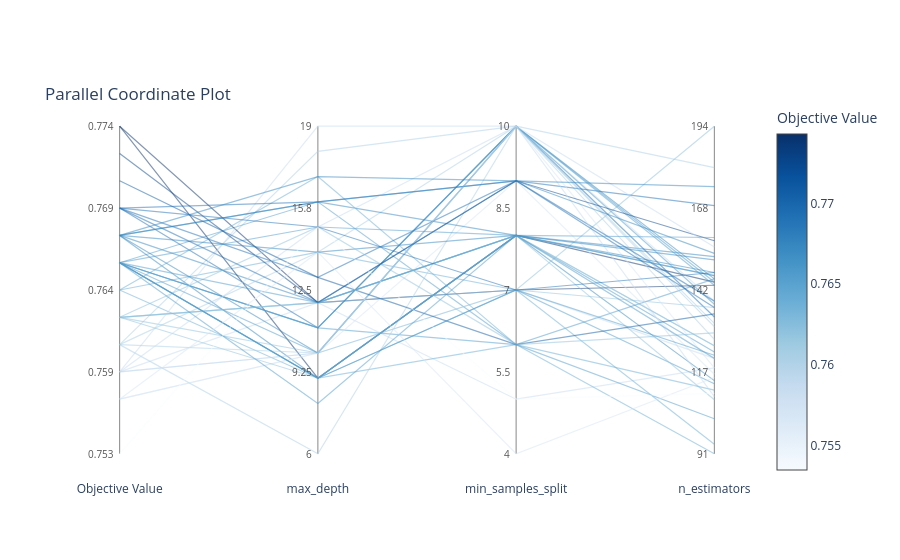

This figure's notebook cell:
### Code cell
fig.update_traces(
    selector=dict(type="parcoords"),
    line=dict(colorscale="Viridis"),
)
fig.show()

### Figure 1 — Plotly figure (JSON) as saved in the notebook; plotly's stock layout.template omitted (floating-point values rounded to 4 significant figures)
{"data": [{"customdata": [["Objective Value", "0.76"], ["max_depth", "18"], ["min_samples_split", "10"], ["n_estimators", "181"]], "hovertemplate": "%{customdata[0]}: %{customdata[1]}<extra></extra>", "line": {"color": "rgb(171.33333333333448, 207.66666666666714, 229.66666666666706)", "dash": "solid", "width": 1.2}, "mode": "lines", "opacity": 0.5, "showlegend": false, "type": "scatter", "x": [0, 1, 2, 3], "y": [0.3333, 0.9231, 1, 0.8738]}, {"customdata": [["Objective Value", "0.767"], ["max_depth", "12"], ["min_samples_split", "8"], ["n_estimators", "153"]], "hovertemplate": "%{customdata[0]}: %{customdata[1]}<extra></extra>", "line": {"color": "rgb(55.00000000000189, 135.00000000000188, 192.3333333333343)", "dash": "solid", "width": 1.2}, "mode": "lines", "opacity": 0.5, "showlegend": false, "type": "scatter", "x": [0, 1, 2, 3], "y": [0.6667, 0.4615, 0.6667, 0.6019]}, {"customdata": [["Objective Value", "0.759"], ["max_depth", "12"], ["min_samples_split", "5"], ["n_estimators", "118"]], "hovertemplate": "%{customdata[0]}: %{customdata[1]}<extra></extra>", "line": {"color": "rgb(197.9999999999983, 218.99999999999926, 238.9999999999994)", "dash": "solid", "width": 1.2}, "mode": "lines", "opacity": 0.5, "showlegend": false, "type": "scatter", "x": [0, 1, 2, 3], "y": [0.25, 0.4615, 0.1667, 0.2621]}, {"customdata": [["Objective Value", "0.766"], ["max_depth", "16"], ["min_samples_split", "6"], ["n_estimators", "146"]], "hovertemplate": "%{customdata[0]}: %{customdata[1]}<extra></extra>", "line": {"color": "rgb(79.66666666666782, 155.3333333333341, 203.33333333333377)", "dash": "solid", "width": 1.2}, "mode": "lines", "opacity": 0.5, "showlegend": false, "type": "scatter", "x": [0, 1, 2, 3], "y": [0.5833, 0.7692, 0.3333, 0.534]}, {"customdata": [["Objective Value", "0.767"], ["max_depth", "9"], ["min_samples_split", "8"], ["n_estimators", "114"]], "hovertemplate": "%{customdata[0]}: %{customdata[1]}<extra></extra>", "line": {"color": "rgb(55.00000000000048, 135.00000000000048, 192.33333333333357)", "dash": "solid", "width": 1.2}, "mode": "lines", "opacity": 0.5, "showlegend": false, "type": "scatter", "x": [0, 1, 2, 3], "y": [0.6667, 0.2308, 0.6667, 0.2233]}, {"customdata": [["Objective Value", "0.764"], ["max_depth", "14"], ["min_samples_split", "7"], ["n_estimators", "94"]], "hovertemplate": "%{customdata[0]}: %{customdata[1]}<extra></extra>", "line": {"color": "rgb(107.00000000000217, 174.0000000000012, 214.00000000000045)", "dash": "solid", "width": 1.2}, "mode": "lines", "opacity": 0.5, "showlegend": false, "type": "scatter", "x": [0, 1, 2, 3], "y": [0.5, 0.6154, 0.5, 0.02913]}, {"customdata": [["Objective Value", "0.759"], ["max_depth", "10"], ["min_samples_split", "7"], ["n_estimators", "121"]], "hovertemplate": "%{customdata[0]}: %{customdata[1]}<extra></extra>", "line": {"color": "rgb(197.9999999999983, 218.99999999999926, 238.9999999999994)", "dash": "solid", "width": 1.2}, "mode": "lines", "opacity": 0.5, "showlegend": false, "type": "scatter", "x": [0, 1, 2, 3], "y": [0.25, 0.3077, 0.5, 0.2913]}, {"customdata": [["Objective Value", "0.774"], ["max_depth", "12"], ["min_samples_split", "7"], ["n_estimators", "144"]], "hovertemplate": "%{customdata[0]}: %{customdata[1]}<extra></extra>", "line": {"color": "rgb(8.0, 48.0, 107.0)", "dash": "solid", "width": 1.2}, "mode": "lines", "opacity": 0.5, "showlegend": false, "type": "scatter", "x": [0, 1, 2, 3], "y": [1, 0.4615, 0.5, 0.5146]}, {"customdata": [["Objective Value", "0.774"], ["max_depth", "9"], ["min_samples_split", "8"], ["n_estimators", "145"]], "hovertemplate": "%{customdata[0]}: %{customdata[1]}<extra></extra>", "line": {"color": "rgb(8.0, 48.000000000002814, 107.00000000000418)", "dash": "solid", "width": 1.2}, "mode": "lines", "opacity": 0.5, "showlegend": false, "type": "scatter", "x": [0, 1, 2, 3], "y": [1.0, 0.2308, 0.6667, 0.5243]}, {"customdata": [["Objective Value", "0.762"], ["max_depth", "12"], ["min_samples_split", "7"], ["n_estimators", "194"]], "hovertemplate": "%{customdata[0]}: %{customdata[1]}<extra></extra>", "line": {"color": "rgb(141.0000000000007, 192.66666666666706, 221.33333333333348)", "dash": "solid", "width": 1.2}, "mode": "lines", "opacity": 0.5, "showlegend": false, "type": "scatter", "x": [0, 1, 2, 3], "y": [0.4167, 0.4615, 0.5, 1]}, {"customdata": [["Objective Value", "0.769"], ["max_depth", "11"], ["min_samples_split", "10"], ["n_estimators", "134"]], "hovertemplate": "%{customdata[0]}: %{customdata[1]}<extra></extra>", "line": {"color": "rgb(33.0, 113.0, 181.0)", "dash": "solid", "width": 1.2}, "mode": "lines", "opacity": 0.5, "showlegend": false, "type": "scatter", "x": [0, 1, 2, 3], "y": [0.75, 0.3846, 1, 0.4175]}, {"customdata": [["Objective Value", "0.764"], ["max_depth", "17"], ["min_samples_split", "6"], ["n_estimators", "91"]], "hovertemplate": "%{customdata[0]}: %{customdata[1]}<extra></extra>", "line": {"color": "rgb(107.00000000000217, 174.0000000000012, 214.00000000000045)", "dash": "solid", "width": 1.2}, "mode": "lines", "opacity": 0.5, "showlegend": false, "type": "scatter", "x": [0, 1, 2, 3], "y": [0.5, 0.8462, 0.3333, 0]}, {"customdata": [["Objective Value", "0.766"], ["max_depth", "11"], ["min_samples_split", "6"], ["n_estimators", "102"]], "hovertemplate": "%{customdata[0]}: %{customdata[1]}<extra></extra>", "line": {"color": "rgb(79.66666666666782, 155.3333333333341, 203.33333333333377)", "dash": "solid", "width": 1.2}, "mode": "lines", "opacity": 0.5, "showlegend": false, "type": "scatter", "x": [0, 1, 2, 3], "y": [0.5833, 0.3846, 0.3333, 0.1068]}, {"customdata": [["Objective Value", "0.762"], ["max_depth", "12"], ["min_samples_split", "8"], ["n_estimators", "125"]], "hovertemplate": "%{customdata[0]}: %{customdata[1]}<extra></extra>", "line": {"color": "rgb(141.0000000000007, 192.66666666666706, 221.33333333333348)", "dash": "solid", "width": 1.2}, "mode": "lines", "opacity": 0.5, "showlegend": false, "type": "scatter", "x": [0, 1, 2, 3], "y": [0.4167, 0.4615, 0.6667, 0.3301]}, {"customdata": [["Objective Value", "0.766"], ["max_depth", "9"], ["min_samples_split", "8"], ["n_estimators", "123"]], "hovertemplate": "%{customdata[0]}: %{customdata[1]}<extra></extra>", "line": {"color": "rgb(79.66666666666782, 155.3333333333341, 203.33333333333377)", "dash": "solid", "width": 1.2}, "mode": "lines", "opacity": 0.5, "showlegend": false, "type": "scatter", "x": [0, 1, 2, 3], "y": [0.5833, 0.2308, 0.6667, 0.3107]}, {"customdata": [["Objective Value", "0.757"], ["max_depth", "10"], ["min_samples_split", "9"], ["n_estimators", "116"]], "hovertemplate": "%{customdata[0]}: %{customdata[1]}<extra></extra>", "line": {"color": "rgb(214.00000000000136, 229.66666666666757, 244.3333333333338)", "dash": "solid", "width": 1.2}, "mode": "lines", "opacity": 0.5, "showlegend": false, "type": "scatter", "x": [0, 1, 2, 3], "y": [0.1667, 0.3077, 0.8333, 0.2427]}, {"customdata": [["Objective Value", "0.767"], ["max_depth", "10"], ["min_samples_split", "10"], ["n_estimators", "146"]], "hovertemplate": "%{customdata[0]}: %{customdata[1]}<extra></extra>", "line": {"color": "rgb(55.00000000000048, 135.00000000000048, 192.33333333333357)", "dash": "solid", "width": 1.2}, "mode": "lines", "opacity": 0.5, "showlegend": false, "type": "scatter", "x": [0, 1, 2, 3], "y": [0.6667, 0.3077, 1, 0.534]}, {"customdata": [["Objective Value", "0.76"], ["max_depth", "14"], ["min_samples_split", "10"], ["n_estimators", "127"]], "hovertemplate": "%{customdata[0]}: %{customdata[1]}<extra></extra>", "line": {"color": "rgb(171.33333333333448, 207.66666666666714, 229.66666666666706)", "dash": "solid", "width": 1.2}, "mode": "lines", "opacity": 0.5, "showlegend": false, "type": "scatter", "x": [0, 1, 2, 3], "y": [0.3333, 0.6154, 1, 0.3495]}, {"customdata": [["Objective Value", "0.766"], ["max_depth", "11"], ["min_samples_split", "10"], ["n_estimators", "145"]], "hovertemplate": "%{customdata[0]}: %{customdata[1]}<extra></extra>", "line": {"color": "rgb(79.66666666666782, 155.3333333333341, 203.33333333333377)", "dash": "solid", "width": 1.2}, "mode": "lines", "opacity": 0.5, "showlegend": false, "type": "scatter", "x": [0, 1, 2, 3], "y": [0.5833, 0.3846, 1, 0.5243]}, {"customdata": [["Objective Value", "0.762"], ["max_depth", "10"], ["min_samples_split", "7"], ["n_estimators", "137"]], "hovertemplate": "%{customdata[0]}: %{customdata[1]}<extra></extra>", "line": {"color": "rgb(141.0000000000007, 192.66666666666706, 221.33333333333348)", "dash": "solid", "width": 1.2}, "mode": "lines", "opacity": 0.5, "showlegend": false, "type": "scatter", "x": [0, 1, 2, 3], "y": [0.4167, 0.3077, 0.5, 0.4466]}, {"customdata": [["Objective Value", "0.764"], ["max_depth", "9"], ["min_samples_split", "6"], ["n_estimators", "111"]], "hovertemplate": "%{customdata[0]}: %{customdata[1]}<extra></extra>", "line": {"color": "rgb(107.00000000000217, 174.0000000000012, 214.00000000000045)", "dash": "solid", "width": 1.2}, "mode": "lines", "opacity": 0.5, "showlegend": false, "type": "scatter", "x": [0, 1, 2, 3], "y": [0.5, 0.2308, 0.3333, 0.1942]}, {"customdata": [["Objective Value", "0.759"], ["max_depth", "19"], ["min_samples_split", "10"], ["n_estimators", "139"]], "hovertemplate": "%{customdata[0]}: %{customdata[1]}<extra></extra>", "line": {"color": "rgb(197.9999999999983, 218.99999999999926, 238.9999999999994)", "dash": "solid", "width": 1.2}, "mode": "lines", "opacity": 0.5, "showlegend": false, "type": "scatter", "x": [0, 1, 2, 3], "y": [0.25, 1, 1, 0.466]}, {"customdata": [["Objective Value", "0.76"], ["max_depth", "6"], ["min_samples_split", "10"], ["n_estimators", "131"]], "hovertemplate": "%{customdata[0]}: %{customdata[1]}<extra></extra>", "line": {"color": "rgb(171.33333333333448, 207.66666666666714, 229.66666666666706)", "dash": "solid", "width": 1.2}, "mode": "lines", "opacity": 0.5, "showlegend": false, "type": "scatter", "x": [0, 1, 2, 3], "y": [0.3333, 0, 1, 0.3883]}, {"customdata": [["Objective Value", "0.766"], ["max_depth", "11"], ["min_samples_split", "10"], ["n_estimators", "138"]], "hovertemplate": "%{customdata[0]}: %{customdata[1]}<extra></extra>", "line": {"color": "rgb(79.66666666666782, 155.3333333333341, 203.33333333333377)", "dash": "solid", "width": 1.2}, "mode": "lines", "opacity": 0.5, "showlegend": false, "type": "scatter", "x": [0, 1, 2, 3], "y": [0.5833, 0.3846, 1, 0.4563]}, {"customdata": [["Objective Value", "0.769"], ["max_depth", "16"], ["min_samples_split", "9"], ["n_estimators", "169"]], "hovertemplate": "%{customdata[0]}: %{customdata[1]}<extra></extra>", "line": {"color": "rgb(33.00000000000141, 113.0000000000014, 181.00000000000074)", "dash": "solid", "width": 1.2}, "mode": "lines", "opacity": 0.5, "showlegend": false, "type": "scatter", "x": [0, 1, 2, 3], "y": [0.75, 0.7692, 0.8333, 0.7573]}, {"customdata": [["Objective Value", "0.757"], ["max_depth", "10"], ["min_samples_split", "10"], ["n_estimators", "118"]], "hovertemplate": "%{customdata[0]}: %{customdata[1]}<extra></extra>", "line": {"color": "rgb(214.00000000000136, 229.66666666666757, 244.3333333333338)", "dash": "solid", "width": 1.2}, "mode": "lines", "opacity": 0.5, "showlegend": false, "type": "scatter", "x": [0, 1, 2, 3], "y": [0.1667, 0.3077, 1, 0.2621]}, {"customdata": [["Objective Value", "0.766"], ["max_depth", "9"], ["min_samples_split", "7"], ["n_estimators", "113"]], "hovertemplate": "%{customdata[0]}: %{customdata[1]}<extra></extra>", "line": {"color": "rgb(79.66666666666782, 155.3333333333341, 203.33333333333377)", "dash": "solid", "width": 1.2}, "mode": "lines", "opacity": 0.5, "showlegend": false, "type": "scatter", "x": [0, 1, 2, 3], "y": [0.5833, 0.2308, 0.5, 0.2136]}, {"customdata": [["Objective Value", "0.762"], ["max_depth", "9"], ["min_samples_split", "8"], ["n_estimators", "108"]], "hovertemplate": "%{customdata[0]}: %{customdata[1]}<extra></extra>", "line": {"color": "rgb(141.0000000000007, 192.66666666666706, 221.33333333333348)", "dash": "solid", "width": 1.2}, "mode": "lines", "opacity": 0.5, "showlegend": false, "type": "scatter", "x": [0, 1, 2, 3], "y": [0.4167, 0.2308, 0.6667, 0.165]}, {"customdata": [["Objective Value", "0.76"], ["max_depth", "10"], ["min_samples_split", "10"], ["n_estimators", "132"]], "hovertemplate": "%{customdata[0]}: %{customdata[1]}<extra></extra>", "line": {"color": "rgb(171.33333333333448, 207.66666666666714, 229.66666666666706)", "dash": "solid", "width": 1.2}, "mode": "lines", "opacity": 0.5, "showlegend": false, "type": "scatter", "x": [0, 1, 2, 3], "y": [0.3333, 0.3077, 1, 0.3981]}, {"customdata": [["Objective Value", "0.767"], ["max_depth", "16"], ["min_samples_split", "8"], ["n_estimators", "148"]], "hovertemplate": "%{customdata[0]}: %{customdata[1]}<extra></extra>", "line": {"color": "rgb(55.00000000000048, 135.00000000000048, 192.33333333333357)", "dash": "solid", "width": 1.2}, "mode": "lines", "opacity": 0.5, "showlegend": false, "type": "scatter", "x": [0, 1, 2, 3], "y": [0.6667, 0.7692, 0.6667, 0.5534]}, {"customdata": [["Objective Value", "0.769"], ["max_depth", "13"], ["min_samples_split", "9"], ["n_estimators", "139"]], "hovertemplate": "%{customdata[0]}: %{customdata[1]}<extra></extra>", "line": {"color": "rgb(33.0, 113.0, 181.0)", "dash": "solid", "width": 1.2}, "mode": "lines", "opacity": 0.5, "showlegend": false, "type": "scatter", "x": [0, 1, 2, 3], "y": [0.75, 0.5385, 0.8333, 0.466]}, {"customdata": [["Objective Value", "0.766"], ["max_depth", "10"], ["min_samples_split", "10"], ["n_estimators", "144"]], "hovertemplate": "%{customdata[0]}: %{customdata[1]}<extra></extra>", "line": {"color": "rgb(79.66666666666782, 155.3333333333341, 203.33333333333377)", "dash": "solid", "width": 1.2}, "mode": "lines", "opacity": 0.5, "showlegend": false, "type": "scatter", "x": [0, 1, 2, 3], "y": [0.5833, 0.3077, 1, 0.5146]}, {"customdata": [["Objective Value", "0.773"], ["max_depth", "12"], ["min_samples_split", "9"], ["n_estimators", "158"]], "hovertemplate": "%{customdata[0]}: %{customdata[1]}<extra></extra>", "line": {"color": "rgb(8.0, 70.00000000000048, 139.66666666666737)", "dash": "solid", "width": 1.2}, "mode": "lines", "opacity": 0.5, "showlegend": false, "type": "scatter", "x": [0, 1, 2, 3], "y": [0.9167, 0.4615, 0.8333, 0.6505]}, {"customdata": [["Objective Value", "0.759"], ["max_depth", "10"], ["min_samples_split", "10"], ["n_estimators", "109"]], "hovertemplate": "%{customdata[0]}: %{customdata[1]}<extra></extra>", "line": {"color": "rgb(198.00000000000102, 219.00000000000068, 239.00000000000034)", "dash": "solid", "width": 1.2}, "mode": "lines", "opacity": 0.5, "showlegend": false, "type": "scatter", "x": [0, 1, 2, 3], "y": [0.25, 0.3077, 1, 0.1748]}, {"customdata": [["Objective Value", "0.759"], ["max_depth", "15"], ["min_samples_split", "10"], ["n_estimators", "156"]], "hovertemplate": "%{customdata[0]}: %{customdata[1]}<extra></extra>", "line": {"color": "rgb(198.00000000000102, 219.00000000000068, 239.00000000000034)", "dash": "solid", "width": 1.2}, "mode": "lines", "opacity": 0.5, "showlegend": false, "type": "scatter", "x": [0, 1, 2, 3], "y": [0.25, 0.6923, 1, 0.6311]}, {"customdata": [["Objective Value", "0.762"], ["max_depth", "12"], ["min_samples_split", "8"], ["n_estimators", "125"]], "hovertemplate": "%{customdata[0]}: %{customdata[1]}<extra></extra>", "line": {"color": "rgb(141.0000000000007, 192.66666666666706, 221.33333333333348)", "dash": "solid", "width": 1.2}, "mode": "lines", "opacity": 0.5, "showlegend": false, "type": "scatter", "x": [0, 1, 2, 3], "y": [0.4167, 0.4615, 0.6667, 0.3301]}, {"customdata": [["Objective Value", "0.766"], ["max_depth", "15"], ["min_samples_split", "8"], ["n_estimators", "147"]], "hovertemplate": "%{customdata[0]}: %{customdata[1]}<extra></extra>", "line": {"color": "rgb(79.66666666666782, 155.3333333333341, 203.33333333333377)", "dash": "solid", "width": 1.2}, "mode": "lines", "opacity": 0.5, "showlegend": false, "type": "scatter", "x": [0, 1, 2, 3], "y": [0.5833, 0.6923, 0.6667, 0.5437]}, {"customdata": [["Objective Value", "0.771"], ["max_depth", "13"], ["min_samples_split", "6"], ["n_estimators", "135"]], "hovertemplate": "%{customdata[0]}: %{customdata[1]}<extra></extra>", "line": {"color": "rgb(16.333333333334036, 91.66666666666757, 164.33333333333402)", "dash": "solid", "width": 1.2}, "mode": "lines", "opacity": 0.5, "showlegend": false, "type": "scatter", "x": [0, 1, 2, 3], "y": [0.8333, 0.5385, 0.3333, 0.4272]}, {"customdata": [["Objective Value", "0.767"], ["max_depth", "14"], ["min_samples_split", "8"], ["n_estimators", "152"]], "hovertemplate": "%{customdata[0]}: %{customdata[1]}<extra></extra>", "line": {"color": "rgb(55.00000000000048, 135.00000000000048, 192.33333333333357)", "dash": "solid", "width": 1.2}, "mode": "lines", "opacity": 0.5, "showlegend": false, "type": "scatter", "x": [0, 1, 2, 3], "y": [0.6667, 0.6154, 0.6667, 0.5922]}, {"customdata": [["Objective Value", "0.762"], ["max_depth", "15"], ["min_samples_split", "6"], ["n_estimators", "129"]], "hovertemplate": "%{customdata[0]}: %{customdata[1]}<extra></extra>", "line": {"color": "rgb(141.0000000000007, 192.66666666666706, 221.33333333333348)", "dash": "solid", "width": 1.2}, "mode": "lines", "opacity": 0.5, "showlegend": false, "type": "scatter", "x": [0, 1, 2, 3], "y": [0.4167, 0.6923, 0.3333, 0.3689]}, {"customdata": [["Objective Value", "0.766"], ["max_depth", "12"], ["min_samples_split", "8"], ["n_estimators", "147"]], "hovertemplate": "%{customdata[0]}: %{customdata[1]}<extra></extra>", "line": {"color": "rgb(79.66666666666782, 155.3333333333341, 203.33333333333377)", "dash": "solid", "width": 1.2}, "mode": "lines", "opacity": 0.5, "showlegend": false, "type": "scatter", "x": [0, 1, 2, 3], "y": [0.5833, 0.4615, 0.6667, 0.5437]}, {"customdata": [["Objective Value", "0.769"], ["max_depth", "12"], ["min_samples_split", "9"], ["n_estimators", "137"]], "hovertemplate": "%{customdata[0]}: %{customdata[1]}<extra></extra>", "line": {"color": "rgb(33.00000000000141, 113.0000000000014, 181.00000000000074)", "dash": "solid", "width": 1.2}, "mode": "lines", "opacity": 0.5, "showlegend": false, "type": "scatter", "x": [0, 1, 2, 3], "y": [0.75, 0.4615, 0.8333, 0.4466]}, {"customdata": [["Objective Value", "0.767"], ["max_depth", "16"], ["min_samples_split", "9"], ["n_estimators", "175"]], "hovertemplate": "%{customdata[0]}: %{customdata[1]}<extra></extra>", "line": {"color": "rgb(55.00000000000048, 135.00000000000048, 192.33333333333357)", "dash": "solid", "width": 1.2}, "mode": "lines", "opacity": 0.5, "showlegend": false, "type": "scatter", "x": [0, 1, 2, 3], "y": [0.6667, 0.7692, 0.8333, 0.8155]}, {"customdata": [["Objective Value", "0.766"], ["max_depth", "8"], ["min_samples_split", "8"], ["n_estimators", "159"]], "hovertemplate": "%{customdata[0]}: %{customdata[1]}<extra></extra>", "line": {"color": "rgb(79.66666666666782, 155.3333333333341, 203.33333333333377)", "dash": "solid", "width": 1.2}, "mode": "lines", "opacity": 0.5, "showlegend": false, "type": "scatter", "x": [0, 1, 2, 3], "y": [0.5833, 0.1538, 0.6667, 0.6602]}, {"customdata": [["Objective Value", "0.769"], ["max_depth", "15"], ["min_samples_split", "7"], ["n_estimators", "148"]], "hovertemplate": "%{customdata[0]}: %{customdata[1]}<extra></extra>", "line": {"color": "rgb(33.0, 113.0, 181.0)", "dash": "solid", "width": 1.2}, "mode": "lines", "opacity": 0.5, "showlegend": false, "type": "scatter", "x": [0, 1, 2, 3], "y": [0.75, 0.6923, 0.5, 0.5534]}, {"customdata": [["Objective Value", "0.767"], ["max_depth", "17"], ["min_samples_split", "9"], ["n_estimators", "154"]], "hovertemplate": "%{customdata[0]}: %{customdata[1]}<extra></extra>", "line": {"color": "rgb(55.00000000000048, 135.00000000000048, 192.33333333333357)", "dash": "solid", "width": 1.2}, "mode": "lines", "opacity": 0.5, "showlegend": false, "type": "scatter", "x": [0, 1, 2, 3], "y": [0.6667, 0.8462, 0.8333, 0.6117]}, {"customdata": [["Objective Value", "0.766"], ["max_depth", "9"], ["min_samples_split", "8"], ["n_estimators", "121"]], "hovertemplate": "%{customdata[0]}: %{customdata[1]}<extra></extra>", "line": {"color": "rgb(79.66666666666782, 155.3333333333341, 203.33333333333377)", "dash": "solid", "width": 1.2}, "mode": "lines", "opacity": 0.5, "showlegend": false, "type": "scatter", "x": [0, 1, 2, 3], "y": [0.5833, 0.2308, 0.6667, 0.2913]}, {"customdata": [["Objective Value", "0.766"], ["max_depth", "9"], ["min_samples_split", "7"], ["n_estimators", "122"]], "hovertemplate": "%{customdata[0]}: %{customdata[1]}<extra></extra>", "line": {"color": "rgb(79.66666666666782, 155.3333333333341, 203.33333333333377)", "dash": "solid", "width": 1.2}, "mode": "lines", "opacity": 0.5, "showlegend": false, "type": "scatter", "x": [0, 1, 2, 3], "y": [0.5833, 0.2308, 0.5, 0.301]}, {"customdata": [["Objective Value", "0.757"], ["max_depth", "14"], ["min_samples_split", "4"], ["n_estimators", "115"]], "hovertemplate": "%{customdata[0]}: %{customdata[1]}<extra></extra>", "line": {"color": "rgb(213.99999999999932, 229.6666666666662, 244.33333333333312)", "dash": "solid", "width": 1.2}, "mode": "lines", "opacity": 0.5, "showlegend": false, "type": "scatter", "x": [0, 1, 2, 3], "y": [0.1667, 0.6154, 0, 0.233]}, {"customdata": [["Objective Value", "0.753"], ["max_depth", "15"], ["min_samples_split", "5"], ["n_estimators", "110"]], "hovertemplate": "%{customdata[0]}: %{customdata[1]}<extra></extra>", "line": {"color": "rgb(247.0, 251.0, 255.0)", "dash": "solid", "width": 1.2}, "mode": "lines", "opacity": 0.5, "showlegend": false, "type": "scatter", "x": [0, 1, 2, 3], "y": [0, 0.6923, 0.1667, 0.1845]}, {"hoverinfo": "skip", "marker": {"cmax": 0.7743, "cmin": 0.7535, "color": [0.7535, 0.7743], "colorbar": {"title": {"text": "Objective Value"}}, "colorscale": [[0, "rgb(247,251,255)"], [0.125, "rgb(222,235,247)"], [0.25, "rgb(198,219,239)"], [0.375, "rgb(158,202,225)"], [0.5, "rgb(107,174,214)"], [0.625, "rgb(66,146,198)"], [0.75, "rgb(33,113,181)"], [0.875, "rgb(8,81,156)"], [1, "rgb(8,48,107)"]], "reversescale": false, "showscale": true}, "mode": "markers", "showlegend": false, "type": "scatter", "x": [null, null], "y": [null, null]}], "layout": {"annotations": [{"font": {"color": "#555", "size": 10}, "showarrow": false, "text": "0.753", "x": 0, "xanchor": "right", "xshift": -4, "y": 0}, {"font": {"color": "#555", "size": 10}, "showarrow": false, "text": "0.759", "x": 0, "xanchor": "right", "xshift": -4, "y": 0.25}, {"font": {"color": "#555", "size": 10}, "showarrow": false, "text": "0.764", "x": 0, "xanchor": "right", "xshift": -4, "y": 0.5}, {"font": {"color": "#555", "size": 10}, "showarrow": false, "text": "0.769", "x": 0, "xanchor": "right", "xshift": -4, "y": 0.75}, {"font": {"color": "#555", "size": 10}, "showarrow": false, "text": "0.774", "x": 0, "xanchor": "right", "xshift": -4, "y": 1}, {"font": {"color": "#555", "size": 10}, "showarrow": false, "text": "6", "x": 1, "xanchor": "right", "xshift": -4, "y": 0}, {"font": {"color": "#555", "size": 10}, "showarrow": false, "text": "9.25", "x": 1, "xanchor": "right", "xshift": -4, "y": 0.25}, {"font": {"color": "#555", "size": 10}, "showarrow": false, "text": "12.5", "x": 1, "xanchor": "right", "xshift": -4, "y": 0.5}, {"font": {"color": "#555", "size": 10}, "showarrow": false, "text": "15.8", "x": 1, "xanchor": "right", "xshift": -4, "y": 0.75}, {"font": {"color": "#555", "size": 10}, "showarrow": false, "text": "19", "x": 1, "xanchor": "right", "xshift": -4, "y": 1}, {"font": {"color": "#555", "size": 10}, "showarrow": false, "text": "4", "x": 2, "xanchor": "right", "xshift": -4, "y": 0}, {"font": {"color": "#555", "size": 10}, "showarrow": false, "text": "5.5", "x": 2, "xanchor": "right", "xshift": -4, "y": 0.25}, {"font": {"color": "#555", "size": 10}, "showarrow": false, "text": "7", "x": 2, "xanchor": "right", "xshift": -4, "y": 0.5}, {"font": {"color": "#555", "size": 10}, "showarrow": false, "text": "8.5", "x": 2, "xanchor": "right", "xshift": -4, "y": 0.75}, {"font": {"color": "#555", "size": 10}, "showarrow": false, "text": "10", "x": 2, "xanchor": "right", "xshift": -4, "y": 1}, {"font": {"color": "#555", "size": 10}, "showarrow": false, "text": "91", "x": 3, "xanchor": "right", "xshift": -4, "y": 0}, {"font": {"color": "#555", "size": 10}, "showarrow": false, "text": "117", "x": 3, "xanchor": "right", "xshift": -4, "y": 0.25}, {"font": {"color": "#555", "size": 10}, "showarrow": false, "text": "142", "x": 3, "xanchor": "right", "xshift": -4, "y": 0.5}, {"font": {"color": "#555", "size": 10}, "showarrow": false, "text": "168", "x": 3, "xanchor": "right", "xshift": -4, "y": 0.75}, {"font": {"color": "#555", "size": 10}, "showarrow": false, "text": "194", "x": 3, "xanchor": "right", "xshift": -4, "y": 1}], "hovermode": "closest", "legend": {"orientation": "h", "x": 1, "xanchor": "right", "y": 1, "yanchor": "bottom"}, "plot_bgcolor": "white", "shapes": [{"layer": "below", "line": {"color": "#888", "width": 1}, "type": "line", "x0": 0, "x1": 0, "y0": 0, "y1": 1}, {"layer": "below", "line": {"color": "#888", "width": 1}, "type": "line", "x0": 1, "x1": 1, "y0": 0, "y1": 1}, {"layer": "below", "line": {"color": "#888", "width": 1}, "type": "line", "x0": 2, "x1": 2, "y0": 0, "y1": 1}, {"layer": "below", "line": {"color": "#888", "width": 1}, "type": "line", "x0": 3, "x1": 3, "y0": 0, "y1": 1}], "title": {"text": "Parallel Coordinate Plot", "y": 1, "yanchor": "bottom", "yref": "paper"}, "xaxis": {"range": [-0.2, 3.2], "showgrid": false, "tickmode": "array", "ticktext": ["Objective Value", "max_depth", "min_samples_split", "n_estimators"], "tickvals": [0, 1, 2, 3], "zeroline": false}, "yaxis": {"fixedrange": true, "range": [-0.08, 1.08], "visible": false}}}
